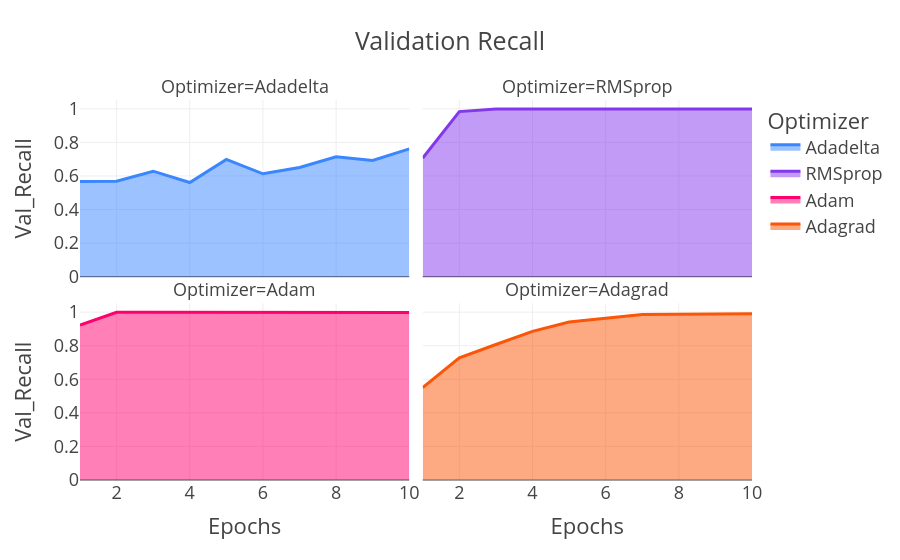

Write notebook code for a chart like this one.
### Code cell
scatterplot = px.area(
    data_frame=opt,
    x="Epochs",
    y="Val_Recall",
    color="Optimizer",                                              
    color_discrete_sequence=["#3a86ff", "#8338ec", "#ff006e", "#fb5607"],   
    facet_col='Optimizer',      
    facet_col_wrap=2,           
    title='Validation Recall',  
    #width=500,                 
    #height=500,                
    template='presentation',     
)
pyo.iplot(scatterplot, filename = 'Opt_val_recall')

### Figure 1 — Plotly figure (JSON) as saved in the notebook; plotly's stock layout.template omitted (floating-point values rounded to 4 significant figures)
{"data": [{"fillpattern": {"shape": ""}, "hovertemplate": "Optimizer=Adadelta<br>Epochs=%{x}<br>Val_Recall=%{y}<extra></extra>", "legendgroup": "Adadelta", "line": {"color": "#3a86ff"}, "marker": {"symbol": "circle"}, "mode": "lines", "name": "Adadelta", "orientation": "v", "showlegend": true, "stackgroup": "1", "type": "scatter", "x": [6, 8, 10, 9, 3, 4, 7, 1, 2, 5], "xaxis": "x3", "y": [0.613, 0.7139, 0.7617, 0.693, 0.6285, 0.5609, 0.6509, 0.5678, 0.5691, 0.6987], "yaxis": "y3"}, {"fillpattern": {"shape": ""}, "hovertemplate": "Optimizer=RMSprop<br>Epochs=%{x}<br>Val_Recall=%{y}<extra></extra>", "legendgroup": "RMSprop", "line": {"color": "#8338ec"}, "marker": {"symbol": "circle"}, "mode": "lines", "name": "RMSprop", "orientation": "v", "showlegend": true, "stackgroup": "1", "type": "scatter", "x": [9, 5, 8, 10, 3, 2, 1, 6, 4, 7], "xaxis": "x4", "y": [0.9996, 0.9993, 1, 0.9989, 0.9993, 0.9835, 0.707, 1, 0.9987, 0.9994], "yaxis": "y4"}, {"fillpattern": {"shape": ""}, "hovertemplate": "Optimizer=Adam<br>Epochs=%{x}<br>Val_Recall=%{y}<extra></extra>", "legendgroup": "Adam", "line": {"color": "#ff006e"}, "marker": {"symbol": "circle"}, "mode": "lines", "name": "Adam", "orientation": "v", "showlegend": true, "stackgroup": "1", "type": "scatter", "x": [2, 1, 10, 4, 8, 3, 9, 5, 6, 7], "xaxis": "x", "y": [0.9989, 0.923, 0.9983, 0.9998, 0.9998, 0.9996, 1, 0.9996, 0.9996, 1], "yaxis": "y"}, {"fillpattern": {"shape": ""}, "hovertemplate": "Optimizer=Adagrad<br>Epochs=%{x}<br>Val_Recall=%{y}<extra></extra>", "legendgroup": "Adagrad", "line": {"color": "#fb5607"}, "marker": {"symbol": "circle"}, "mode": "lines", "name": "Adagrad", "orientation": "v", "showlegend": true, "stackgroup": "1", "type": "scatter", "x": [7, 4, 8, 5, 10, 1, 2, 6, 3, 9], "xaxis": "x2", "y": [0.9856, 0.8854, 0.9874, 0.9409, 0.9906, 0.5506, 0.7278, 0.9628, 0.8072, 0.9894], "yaxis": "y2"}], "layout": {"annotations": [{"showarrow": false, "text": "Optimizer=Adam", "x": 0.245, "xanchor": "center", "xref": "paper", "y": 0.465, "yanchor": "bottom", "yref": "paper"}, {"showarrow": false, "text": "Optimizer=Adagrad", "x": 0.755, "xanchor": "center", "xref": "paper", "y": 0.465, "yanchor": "bottom", "yref": "paper"}, {"showarrow": false, "text": "Optimizer=Adadelta", "x": 0.245, "xanchor": "center", "xref": "paper", "y": 1.0, "yanchor": "bottom", "yref": "paper"}, {"showarrow": false, "text": "Optimizer=RMSprop", "x": 0.755, "xanchor": "center", "xref": "paper", "y": 1.0, "yanchor": "bottom", "yref": "paper"}], "legend": {"title": {"text": "Optimizer"}, "tracegroupgap": 0}, "title": {"text": "Validation Recall"}, "xaxis": {"anchor": "y", "domain": [0, 0.49], "title": {"text": "Epochs"}}, "xaxis2": {"anchor": "y2", "domain": [0.51, 1], "matches": "x", "title": {"text": "Epochs"}}, "xaxis3": {"anchor": "y3", "domain": [0, 0.49], "matches": "x", "showticklabels": false}, "xaxis4": {"anchor": "y4", "domain": [0.51, 1], "matches": "x", "showticklabels": false}, "yaxis": {"anchor": "x", "domain": [0, 0.465], "title": {"text": "Val_Recall"}}, "yaxis2": {"anchor": "x2", "domain": [0, 0.465], "matches": "y", "showticklabels": false}, "yaxis3": {"anchor": "x3", "domain": [0.535, 1.0], "matches": "y", "title": {"text": "Val_Recall"}}, "yaxis4": {"anchor": "x4", "domain": [0.535, 1.0], "matches": "y", "showticklabels": false}}}
